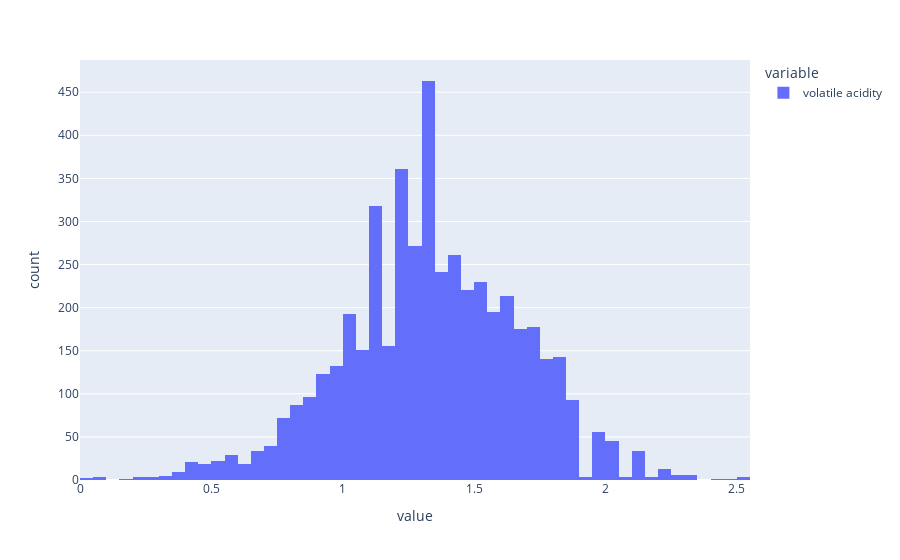

Notebook code for this chart:
### Markdown cell above
Observando apenas o resumo da variável após a sua transformação, podemos verificar que a média ficou mais próxima da mediana e a distância entre o 1º quartil e o 3º quartil diminuiu, indicando uma redução na dispersão dos dados.

Essas observações são confirmadas pelos gráficos abaixo:

### Code cell
# Criação do grafico histograma para a variável 'volatile acidity' após transformação
hist_acid_v = px.histogram(vola_acidity_t)
hist_acid_v.show()

### Figure 1 — Plotly figure (JSON) as saved in the notebook; plotly's stock layout.template omitted (floating-point values rounded to 4 significant figures; data arrays with more than 128 entries replaced by an {"elided": "..."} marker saying what was removed)
{"data": [{"alignmentgroup": "True", "bingroup": "x", "hovertemplate": "variable=volatile acidity<br>value=%{x}<br>count=%{y}<extra></extra>", "legendgroup": "volatile acidity", "marker": {"color": "#636efa", "pattern": {"shape": ""}}, "name": "volatile acidity", "offsetgroup": "volatile acidity", "orientation": "v", "showlegend": true, "type": "histogram", "x": {"elided": "4898 float values"}, "xaxis": "x", "yaxis": "y"}], "layout": {"barmode": "relative", "legend": {"title": {"text": "variable"}, "tracegroupgap": 0}, "margin": {"t": 60}, "xaxis": {"anchor": "y", "domain": [0, 1], "title": {"text": "value"}}, "yaxis": {"anchor": "x", "domain": [0, 1], "title": {"text": "count"}}}}
